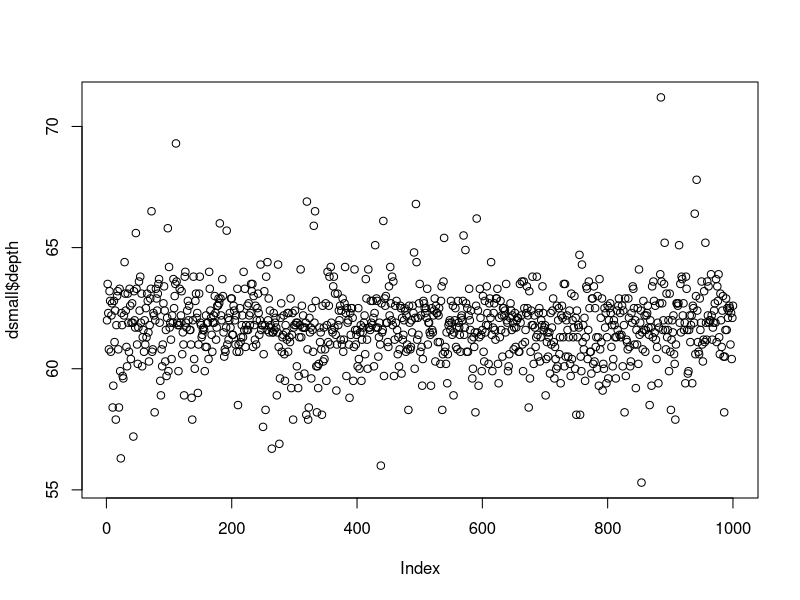
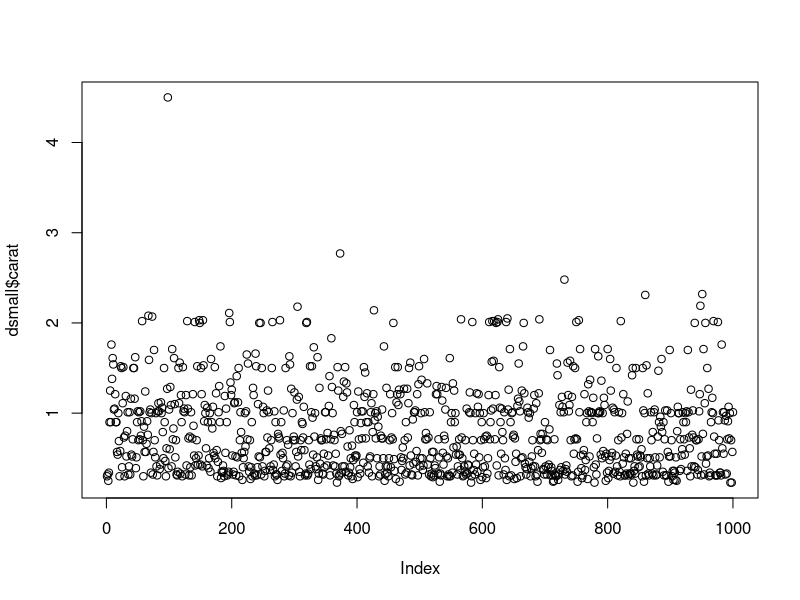
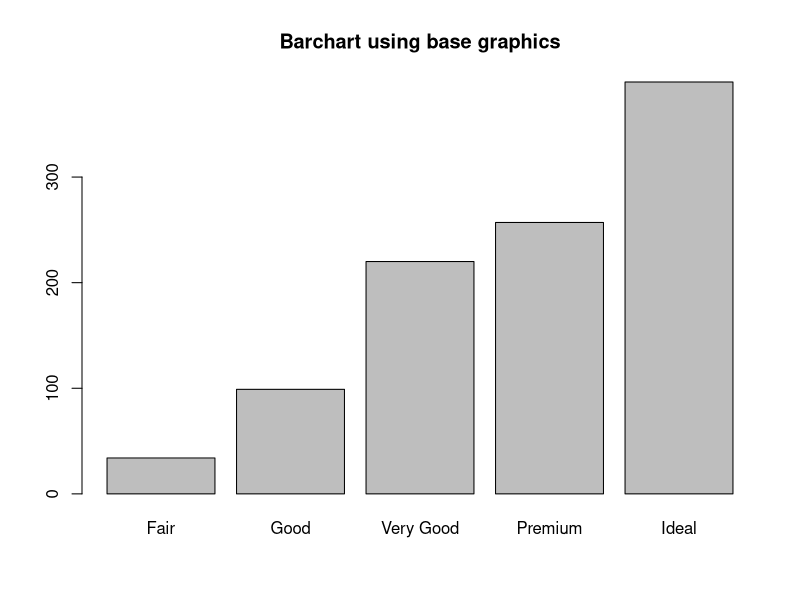
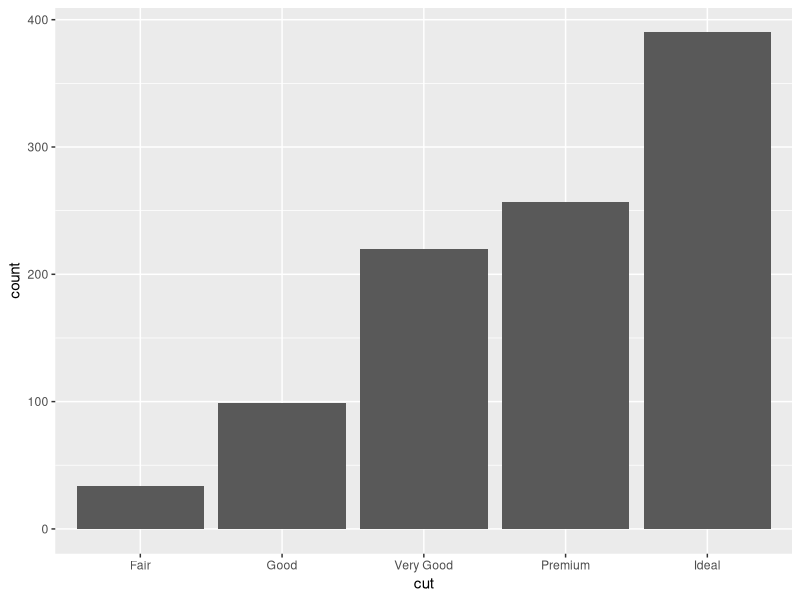
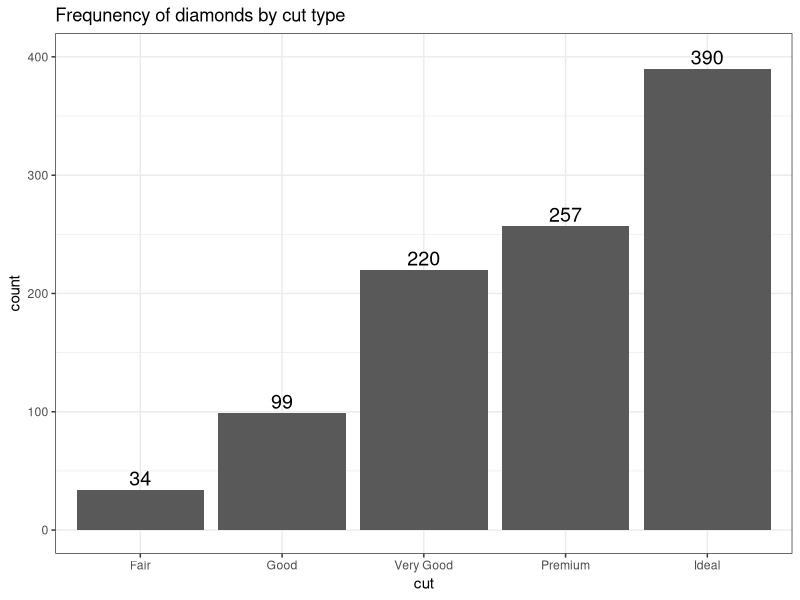
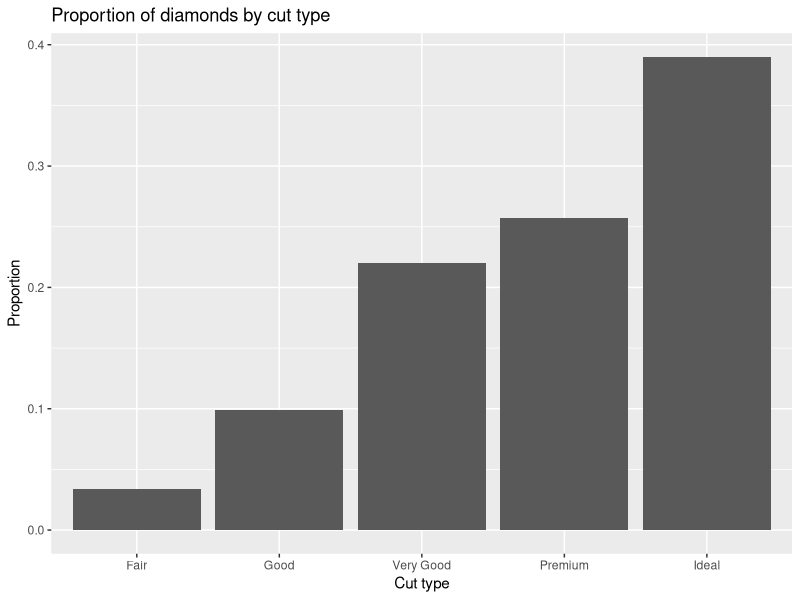
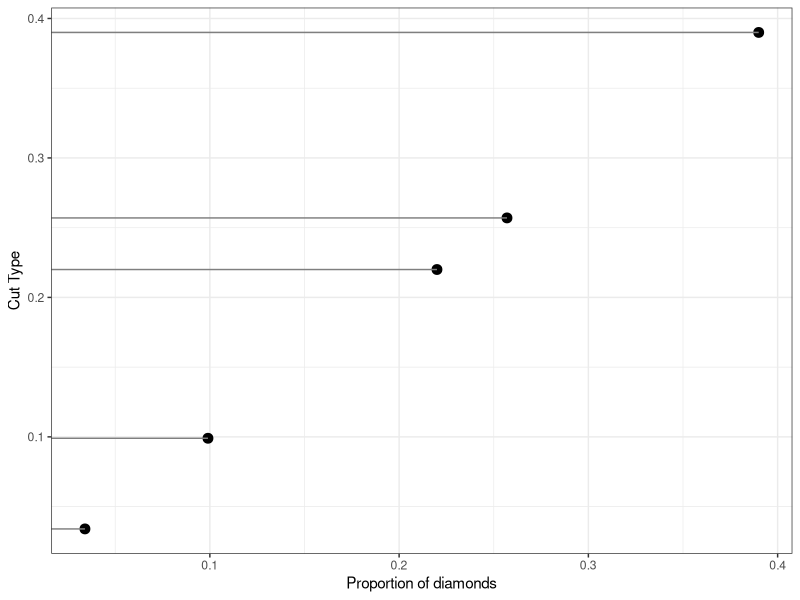
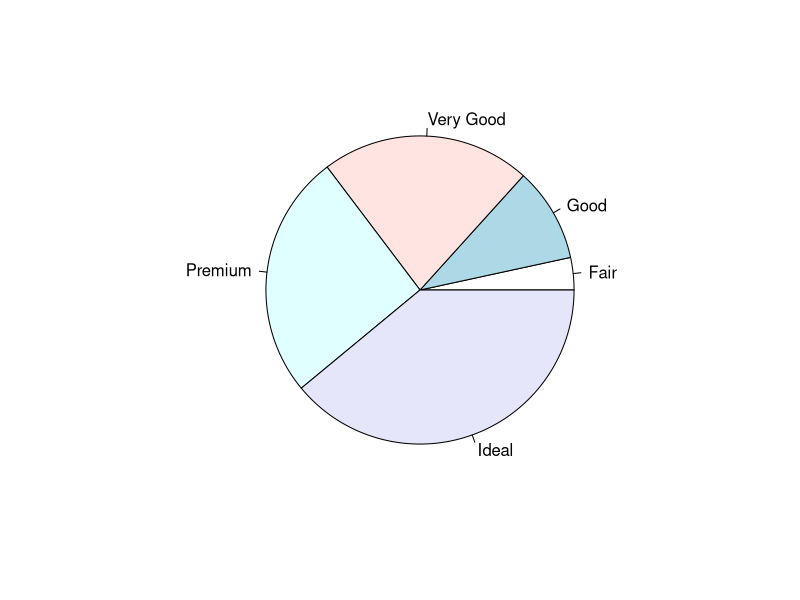

Here is the R script that generated these plots, in order:
## ---- chunk 1
library(knitr); library(gridExtra); library(ggplot2)
opts_chunk$set(warning=FALSE, message=FALSE) 
## ---- chunk 2
data("diamonds")
set.seed(1410) # Make the sample reproducible
dsmall <- diamonds[sample(nrow(diamonds), 1000), ]
## ---- chunk 3
plot(dsmall$depth)
## ---- chunk 4
plot(dsmall$carat)
## ---- chunk 5
table(dsmall$cut)
## ---- chunk 6
dc <- table(dsmall$cut)
barplot(dc, main="Barchart using base graphics")
## ---- chunk 7
ggplot(dsmall, aes(x=cut)) + geom_bar()
## ---- chunk 8
ggplot(dsmall, aes(x=cut)) + theme_bw() + 
    geom_bar(aes(y = ..count..)) + ggtitle("Frequnency of diamonds by cut type") + 
    geom_text(aes(y=..count.. + 10, label=..count..), stat='count', size = 5)
## ---- chunk 9
cut.props <- data.frame(prop.table(table(dsmall$cut)))
cut.props # what does this data look like? 

ggplot(cut.props, aes(x=Var1, y=Freq)) + geom_col() + 
  ylab("Proportion") + xlab("Cut type") + 
  ggtitle("Proportion of diamonds by cut type")
## ---- chunk 10
ggplot(cut.props, aes(x=Freq, y=Freq)) +  
  geom_point(size = 3) + xlab("Proportion of diamonds") + 
  theme_bw() + ylab("Cut Type") +
  geom_segment(aes(yend=Freq), xend=0, color='grey50')
## ---- chunk 11
dc <- table(dsmall$cut)
pie(dc)
## ---- chunk 12
pie(dc, labels = paste0(names(dc), ' (', prop.table(dc)*100, "%)"))
## ---- chunk 13
plot(dsmall$depth)
## ---- chunk 14
table(cut(dsmall$depth, 7))
## ---- chunk 15
hist(dsmall$depth)
## ---- chunk 16
hist(dsmall$depth, xlab="depth", main="Histogram of diamond depth", col="cyan", breaks=20)
## ---- chunk 17
ggplot(dsmall, aes(x=depth)) + geom_histogram(binwidth = 2.2)
## ---- chunk 18
ggplot(dsmall, aes(x=depth)) + geom_histogram(colour="black", fill="white") + 
  ggtitle("Distribution of diamond depth")
## ---- chunk 19
plot(density(dsmall$depth))
## ---- chunk 20
ggplot(dsmall, aes(x=depth)) + geom_density()
## ---- chunk 21
hist(dsmall$depth, prob=TRUE)
lines(density(dsmall$depth), col="blue")
## ---- chunk 22
ggplot(dsmall, aes(x=depth)) + geom_density(col="blue") + 
  geom_histogram(aes(y=..density..), colour="black", fill=NA)
## ---- chunk 23
boxplot(dsmall$depth)
## ---- chunk 24
boxplot(dsmall$depth, horizontal = TRUE, main="Distribution of diamond prices", xlab="Dollars")
## ---- chunk 25
ggplot(dsmall, aes(x=1, y=depth)) + geom_boxplot()
## ---- chunk 26
ggplot(dsmall, aes(x=1, y=depth)) + geom_boxplot() + coord_flip()
## ---- chunk 27
ggplot(dsmall, aes(x=1, y=depth)) + geom_violin()
## ---- chunk 28
ggplot(dsmall, aes(x=1, y=depth)) + geom_violin() + geom_boxplot()
## ---- chunk 29
ggplot(dsmall, aes(x=1, y=depth)) + xlab("") + theme_bw() + 
              geom_violin(fill="blue", alpha=.1) + 
              geom_boxplot(fill="blue", alpha=.5, width=.2) + 
              theme(axis.title.x=element_blank(),
              axis.text.x=element_blank(),
              axis.ticks.x=element_blank())
## ---- chunk 30
qqnorm(dsmall$price)
qqline(dsmall$price, col="red")
## ---- chunk 31
z <- rnorm(1000)
qqnorm(z)
qqline(z, col="blue")
## ---- chunk 32
ggplot(dsmall, aes(sample=price)) + stat_qq()
## ---- chunk 33
table(dsmall$cut, dsmall$color)
## ---- chunk 34
prop.table(table(dsmall$cut, dsmall$color))
## ---- chunk 35
round(prop.table(table(dsmall$cut, dsmall$color), margin=1),3)
## ---- chunk 36
round(prop.table(table(dsmall$cut, dsmall$color), margin=2),3)
## ---- chunk 37
cc <- table(dsmall$cut, dsmall$color)
barplot(cc)
## ---- chunk 38
barplot(cc, main="quick side by side barchart using base graphics", beside=TRUE)
## ---- chunk 39
barplot(cc, main="quick side by side barchart using base graphics", beside=TRUE, 
        col=rainbow(5), legend=rownames(cc))
## ---- chunk 40
ggplot(dsmall, aes(x=cut, fill=color)) + geom_bar()
## ---- chunk 41
ggplot(dsmall, aes(x=cut, fill=color)) + geom_bar(position = "dodge")
## ---- chunk 42
ggplot(dsmall, aes(x=color, fill=cut)) + geom_bar(position = "dodge")
## ---- chunk 43
table(dsmall$cut, dsmall$color)
## ---- chunk 44
mosaicplot(cut~color, data=dsmall)
## ---- chunk 45
par(mfrow=c(1,2)) # display the plots in 1 row and 2 columns
mosaicplot(cut~color, data=dsmall, color=TRUE)
mosaicplot(cut~color, data=dsmall, shade=TRUE)
## ---- chunk 46
plot(price~carat, data=dsmall)
## ---- chunk 47
ggplot(dsmall, aes(x=carat, y=price)) + geom_point()
## ---- chunk 48
c.vars <- dsmall[,c('carat', 'depth', 'price', 'x', 'y', 'z')]
pairs(c.vars)
## ---- chunk 49
plot(price~carat, data=dsmall)
abline(lm(price~carat, data=dsmall), col="blue")
lines(lowess(dsmall$price~dsmall$carat), col="red")
## ---- chunk 50
ggplot(dsmall, aes(x=carat, y=price)) + geom_point() + geom_smooth() 
## ---- chunk 51
ggplot(dsmall, aes(x=carat, y=price)) + geom_point() + 
  geom_smooth(se=FALSE, method="lm", color="blue") + 
  geom_smooth(se=FALSE, color="red")
## ---- chunk 52
library(dplyr)
price.per.carat <- dsmall %>% group_by(carat) %>% summarise(mean = mean(price))
## ---- chunk 53
plot(mean~carat, data=price.per.carat, type='l')
## ---- chunk 54
ggplot(price.per.carat, aes(x=carat, y=mean)) + geom_line()
## ---- chunk 55
ppc2 <- dsmall %>% group_by(cut, carat) %>% summarise(mean = mean(price))
## ---- chunk 56
ggplot(ppc2, aes(x=carat, y=mean, col=cut)) + geom_line()
## ---- chunk 57
stripchart(carat ~ cut, data=dsmall)
## ---- chunk 58
a <- ggplot(dsmall, aes(y=carat, x=cut)) + geom_point()
b <- ggplot(dsmall, aes(y=cut, x=carat)) + geom_point()
grid.arrange(a, b, ncol=2)
## ---- chunk 59
boxplot(carat~color, data=dsmall)
## ---- chunk 60
ggplot(dsmall, aes(x=color, y=carat, fill=color)) + geom_boxplot()
## ---- chunk 61
ggplot(dsmall, aes(x=color, y=carat, fill=color)) +
        geom_violin(alpha=.1) + 
        geom_boxplot(alpha=.5, width=.2)
## ---- chunk 62
a <- qplot(x=carat, data=dsmall, geom="histogram", fill=color) 
b <- qplot(x=carat, data=dsmall, geom="density", fill=color) 
grid.arrange(a,b, ncol=2)
## ---- chunk 63
c <- ggplot(dsmall, aes(x=carat, fill=color)) + geom_density(alpha=.2)
d <- ggplot(dsmall, aes(x=carat, col=color)) + geom_density() 
grid.arrange(c,d, ncol=2)
## ---- chunk 64
ggplot(dsmall, aes(x=carat, fill=color)) + geom_density() + facet_wrap(~color)
## ---- chunk 65
ggplot(dsmall, aes(x=carat, fill=color)) + geom_density() + facet_wrap(~color, ncol=4)
## ---- chunk 66
ggplot(dsmall, aes(x=carat, fill=color)) + geom_density() + facet_wrap(~color, ncol=1)
## ---- chunk 67
par(mfrow=c(1,3))
plot(dsmall$carat)
plot(dsmall$color)
plot(dsmall$price ~ dsmall$carat)
## ---- chunk 68
a <- ggplot(dsmall, aes(x=carat, fill=color)) + geom_density(alpha=.2)
b <- ggplot(dsmall, aes(x=carat, col=color)) + geom_density() 
grid.arrange(a,b, ncol=2)
## ---- chunk 69
ggplot(dsmall, aes(x=carat, y=price, size=depth)) + geom_point(alpha=.2)
## ---- chunk 70
ggplot(dsmall, aes(x=color, y=price, fill=cut)) + geom_violin()
## ---- chunk 71
ggplot(dsmall, aes(x=cut, y=price, fill=cut)) + geom_violin() + facet_wrap(~color)
## ---- chunk 72
a <- ggplot(dsmall, aes(x=carat, y=price, color=cut)) + geom_point() + ggtitle("Colored by cut")
d <- ggplot(dsmall, aes(x=carat, y=price, color=cut)) + geom_point() + 
      geom_smooth(se=FALSE) +ggtitle("Lowess line per cut")
grid.arrange(a, d, nrow=1)
## ---- chunk 73
ggplot(dsmall, aes(x=carat, y=price, shape=cut)) + geom_point() + ggtitle("Shape by cut")
## ---- chunk 74
ggplot(dsmall, aes(x=carat, y=price)) + geom_point() + facet_wrap(~cut)
## ---- chunk 75
ggplot(dsmall, aes(x=carat, fill=color)) + geom_density() + facet_grid(cut~color)
## ---- chunk 76
ggplot(dsmall, aes(x=carat, y=price, color=cut)) + geom_point() + facet_grid(clarity~color)
## ---- chunk 77
ggplot(dsmall, aes(x=carat, y=price, color=cut)) + geom_point()
## ---- chunk 78
ggplot(dsmall, aes(x=carat, y=price, color=cut)) + geom_point() + geom_smooth(se=FALSE)
## ---- chunk 79
ggplot(dsmall, aes(x=carat, y=price, color=clarity, shape=cut)) + geom_point() 
